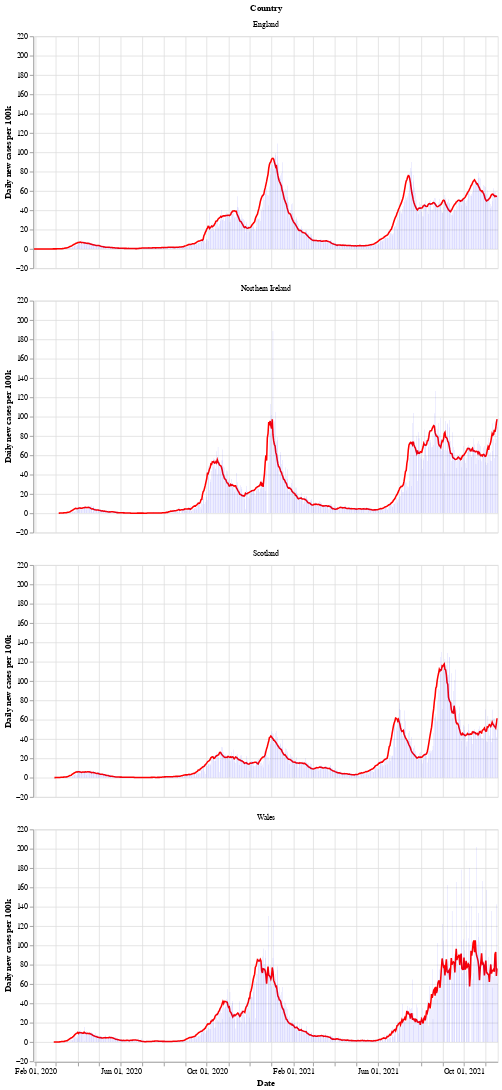

Notebook cell for this chart:
### Markdown cell above
Next is a bar chart of the number of new cases in each country (per 100k population), with the 7 day moving average of cases. Again we see that Wales saw a longer period of raising and falling cases compared to the other countries.

After a period of cases falling, each nation is now seeing a rise in the number of cases - especially in Wales.

### Code cell
# collapse
bars = alt.Chart(uk_cases).mark_bar().encode(
    x=alt.X("yearmonthdate(date):T", axis=alt.Axis(title='Date')),
    y=alt.Y("newCasesRate:Q", axis=alt.Axis(title='Daily new cases per 100k')),
    tooltip='newCasesRate',
    color=alt.condition(
        alt.datum.dailyChange > 0,
        alt.value("orange"),  # The positive color
        alt.value("blue")  # The negative color
    )
).properties(title='New cases per 100k population with rolling 7 day average', width=600).interactive()
line = alt.Chart(uk_cases).mark_line(
    color='red',
    size=2,
).transform_window(
    rolling_mean='mean(newCasesRate)',
    frame=[0, 7],
    groupby=['areaName']
).encode(
    x='yearmonthdate(date):T',
    y='rolling_mean:Q'
)
alt.layer(line, bars, data=uk_cases).facet(alt.Row('areaName', title='Country'), columns=1)

### Figure 1 — Vega-Lite specification as saved in the notebook (floating-point values rounded to 4 significant figures; data arrays with more than 128 entries replaced by an {"elided": "..."} marker saying what was removed)
{"config": {"view": {"continuousWidth": 400, "continuousHeight": 300}}, "data": {"name": "data-17ff906714e979c79b34bafb9d512305"}, "facet": {"type": "nominal", "field": "areaName", "title": "Country"}, "spec": {"layer": [{"mark": {"type": "line", "color": "red", "size": 2}, "encoding": {"x": {"type": "temporal", "field": "date", "timeUnit": "yearmonthdate"}, "y": {"type": "quantitative", "field": "rolling_mean"}}, "transform": [{"window": [{"op": "mean", "field": "newCasesRate", "as": "rolling_mean"}], "frame": [0, 7], "groupby": ["areaName"]}]}, {"mark": "bar", "encoding": {"color": {"condition": {"value": "orange", "test": "(datum.dailyChange > 0)"}, "value": "blue"}, "tooltip": {"type": "quantitative", "field": "newCasesRate"}, "x": {"type": "temporal", "axis": {"title": "Date"}, "field": "date", "timeUnit": "yearmonthdate"}, "y": {"type": "quantitative", "axis": {"title": "Daily new cases per 100k"}, "field": "newCasesRate"}}, "selection": {"selector002": {"type": "interval", "bind": "scales", "encodings": ["x", "y"]}}, "title": "New cases per 100k population with rolling 7 day average", "width": 600}]}, "columns": 1, "$schema": "https://vega.github.io/schema/vega-lite/v4.8.1.json", "datasets": {"data-17ff906714e979c79b34bafb9d512305": {"elided": "2540 records"}}}
